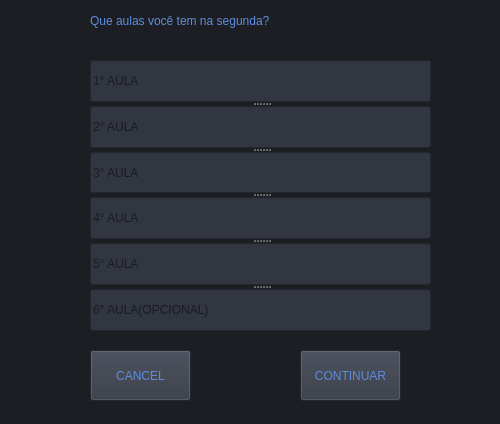
<?xml version="1.0" encoding="UTF-8"?>
<ui version="4.0">
 <class>dialog</class>
 <widget class="QDialog" name="dialog">
  <property name="geometry">
   <rect>
    <x>0</x>
    <y>0</y>
    <width>500</width>
    <height>424</height>
   </rect>
  </property>
  <property name="windowTitle">
   <string>CONFIGURAÇÃO DAS AULAS</string>
  </property>
  <property name="styleSheet">
   <string notr="true">background-color: rgb(28, 30, 35);</string>
  </property>
  <widget class="QDialogButtonBox" name="buttonBox">
   <property name="geometry">
    <rect>
     <x>10</x>
     <y>600</y>
     <width>461</width>
     <height>32</height>
    </rect>
   </property>
   <property name="orientation">
    <enum>Qt::Horizontal</enum>
   </property>
   <property name="standardButtons">
    <set>QDialogButtonBox::Cancel|QDialogButtonBox::Ok</set>
   </property>
  </widget>
  <widget class="QPushButton" name="Button_cancelar">
   <property name="geometry">
    <rect>
     <x>90</x>
     <y>350</y>
     <width>101</width>
     <height>51</height>
    </rect>
   </property>
   <property name="styleSheet">
    <string notr="true">background-color: rgb(49,54,65);
font: 87 10pt &quot;Arial Black&quot;;
color: rgb(94,141,222);</string>
   </property>
   <property name="text">
    <string>CANCEL</string>
   </property>
  </widget>
  <widget class="QLabel" name="label">
   <property name="geometry">
    <rect>
     <x>90</x>
     <y>10</y>
     <width>311</width>
     <height>21</height>
    </rect>
   </property>
   <property name="styleSheet">
    <string notr="true">background-color: rgb(28, 30, 35);
font: 87 13pt &quot;Arial Black&quot;;
color: rgb(94,141,222);</string>
   </property>
   <property name="text">
    <string>Que aulas você tem na segunda?</string>
   </property>
  </widget>
  <widget class="QSplitter" name="splitter">
   <property name="geometry">
    <rect>
     <x>90</x>
     <y>60</y>
     <width>341</width>
     <height>271</height>
    </rect>
   </property>
   <property name="orientation">
    <enum>Qt::Vertical</enum>
   </property>
   <widget class="QLineEdit" name="lineEdit_1aula">
    <property name="styleSheet">
     <string notr="true">background-color: rgb(49,54,65);
font: 87 10pt &quot;Arial Black&quot;;</string>
    </property>
    <property name="text">
     <string/>
    </property>
    <property name="placeholderText">
     <string>1° AULA</string>
    </property>
   </widget>
   <widget class="QLineEdit" name="lineEdit_2aula">
    <property name="styleSheet">
     <string notr="true">background-color: rgb(49,54,65);
font: 87 10pt &quot;Arial Black&quot;;</string>
    </property>
    <property name="placeholderText">
     <string>2° AULA</string>
    </property>
   </widget>
   <widget class="QLineEdit" name="lineEdit_3aula">
    <property name="styleSheet">
     <string notr="true">background-color: rgb(49,54,65);
font: 87 10pt &quot;Arial Black&quot;;</string>
    </property>
    <property name="placeholderText">
     <string>3° AULA</string>
    </property>
   </widget>
   <widget class="QLineEdit" name="lineEdit_4aula">
    <property name="styleSheet">
     <string notr="true">background-color: rgb(49,54,65);
font: 87 10pt &quot;Arial Black&quot;;</string>
    </property>
    <property name="placeholderText">
     <string>4° AULA</string>
    </property>
   </widget>
   <widget class="QLineEdit" name="lineEdit_5aula">
    <property name="styleSheet">
     <string notr="true">background-color: rgb(49,54,65);
font: 87 10pt &quot;Arial Black&quot;;</string>
    </property>
    <property name="placeholderText">
     <string>5° AULA</string>
    </property>
   </widget>
   <widget class="QLineEdit" name="lineEdit_6aula">
    <property name="styleSheet">
     <string notr="true">background-color: rgb(49,54,65);
font: 87 10pt &quot;Arial Black&quot;;</string>
    </property>
    <property name="placeholderText">
     <string>6° AULA(OPCIONAL)</string>
    </property>
   </widget>
  </widget>
  <widget class="QPushButton" name="Button_continuar">
   <property name="geometry">
    <rect>
     <x>300</x>
     <y>350</y>
     <width>101</width>
     <height>51</height>
    </rect>
   </property>
   <property name="styleSheet">
    <string notr="true">background-color: rgb(49,54,65);
font: 87 10pt &quot;Arial Black&quot;;
color: rgb(94,141,222);</string>
   </property>
   <property name="text">
    <string>CONTINUAR</string>
   </property>
  </widget>
 </widget>
 <resources/>
 <connections>
  <connection>
   <sender>buttonBox</sender>
   <signal>accepted()</signal>
   <receiver>dialog</receiver>
   <slot>accept()</slot>
   <hints>
    <hint type="sourcelabel">
     <x>248</x>
     <y>254</y>
    </hint>
    <hint type="destinationlabel">
     <x>157</x>
     <y>274</y>
    </hint>
   </hints>
  </connection>
  <connection>
   <sender>buttonBox</sender>
   <signal>rejected()</signal>
   <receiver>dialog</receiver>
   <slot>reject()</slot>
   <hints>
    <hint type="sourcelabel">
     <x>316</x>
     <y>260</y>
    </hint>
    <hint type="destinationlabel">
     <x>286</x>
     <y>274</y>
    </hint>
   </hints>
  </connection>
 </connections>
</ui>
